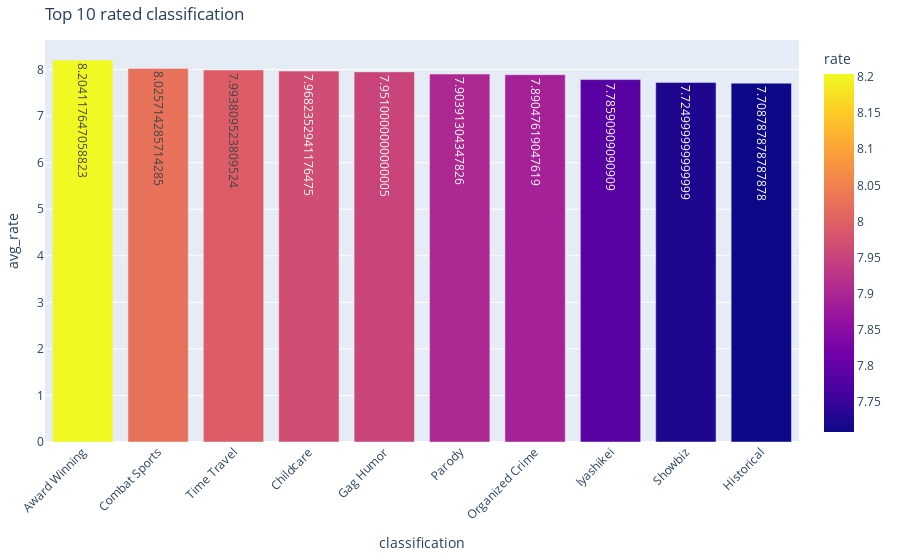

The code cell stored with this chart in its notebook:
### Code cell
fig=px.bar(
    top_avg_rate_classes,
    x='classifications',
    y='rate',
    text='rate',
    title='Top 10 rated classification ',
   
    color='rate',
    color_continuous_scale='Plasma',
    )
fig.update_layout(
    xaxis_tickangle=-45,
    xaxis_title='classification',
    yaxis_title='avg_rate',
    margin=dict(l=40, r=40, t=40, b=80),
    showlegend=False
)
fig.show()

### Figure 1 — Plotly figure (JSON) as saved in the notebook; plotly's stock layout.template omitted (floating-point values rounded to 4 significant figures)
{"data": [{"alignmentgroup": "True", "hovertemplate": "classifications=%{x}<br>rate=%{marker.color}<extra></extra>", "legendgroup": "", "marker": {"color": [8.204, 8.026, 7.994, 7.968, 7.951, 7.904, 7.89, 7.786, 7.725, 7.709], "coloraxis": "coloraxis", "pattern": {"shape": ""}}, "name": "", "offsetgroup": "", "orientation": "v", "showlegend": false, "text": [8.204, 8.026, 7.994, 7.968, 7.951, 7.904, 7.89, 7.786, 7.725, 7.709], "textposition": "auto", "type": "bar", "x": ["Award Winning", "Combat Sports", "Time Travel", "Childcare", "Gag Humor", "Parody", "Organized Crime", "Iyashikei", "Showbiz", "Historical"], "xaxis": "x", "y": [8.204, 8.026, 7.994, 7.968, 7.951, 7.904, 7.89, 7.786, 7.725, 7.709], "yaxis": "y"}], "layout": {"barmode": "relative", "coloraxis": {"colorbar": {"title": {"text": "rate"}}, "colorscale": [[0, "#0d0887"], [0.1111, "#46039f"], [0.2222, "#7201a8"], [0.3333, "#9c179e"], [0.4444, "#bd3786"], [0.5556, "#d8576b"], [0.6667, "#ed7953"], [0.7778, "#fb9f3a"], [0.8889, "#fdca26"], [1, "#f0f921"]]}, "legend": {"tracegroupgap": 0}, "margin": {"b": 80, "l": 40, "r": 40, "t": 40}, "showlegend": false, "title": {"text": "Top 10 rated classification "}, "xaxis": {"anchor": "y", "domain": [0, 1], "tickangle": -45, "title": {"text": "classification"}}, "yaxis": {"anchor": "x", "domain": [0, 1], "title": {"text": "avg_rate"}}}}
